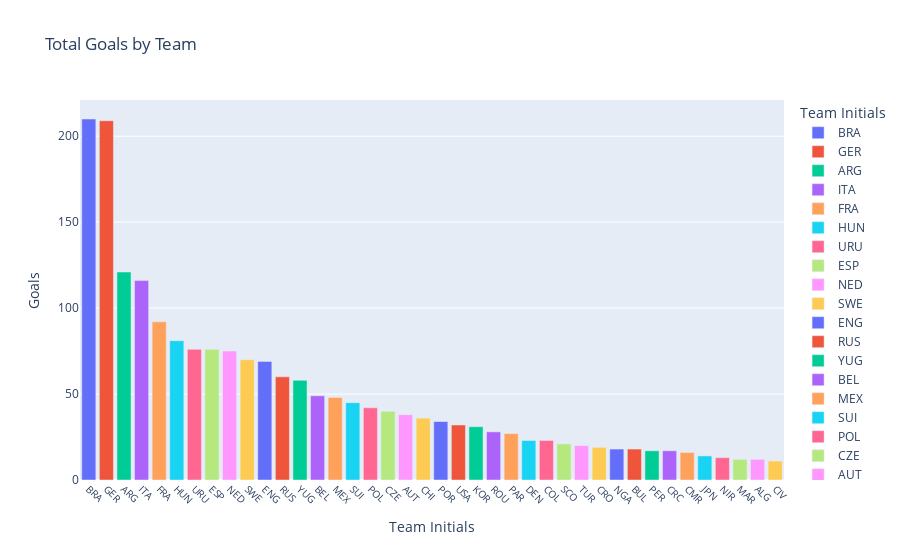

The code cell stored with this chart in its notebook:
### Code cell
team_goals = df_players.groupby('Team Initials')['Goals'].sum().reset_index()

# Filtering out teams with 0 goals
team_goals = team_goals[team_goals['Goals'] > 10]

# Sorting teams based on total goals in descending order
team_goals = team_goals.sort_values('Goals', ascending=False)

# Creating the bar chart using Plotly Express
fig = px.bar(team_goals, x='Team Initials', y='Goals', title='Total Goals by Team', color="Team Initials")
fig.update_layout(xaxis=dict(tickangle=45, tickfont=dict(size=10)))
fig.update_layout(bargap=0.2)


# Displaying the interactive chart
fig.show()

### Figure 1 — Plotly figure (JSON) as saved in the notebook; plotly's stock layout.template omitted (floating-point values rounded to 4 significant figures)
{"data": [{"alignmentgroup": "True", "hovertemplate": "Team Initials=%{x}<br>Goals=%{y}<extra></extra>", "legendgroup": "BRA", "marker": {"color": "#636efa", "pattern": {"shape": ""}}, "name": "BRA", "offsetgroup": "BRA", "orientation": "v", "showlegend": true, "textposition": "auto", "type": "bar", "x": ["BRA"], "xaxis": "x", "y": [210], "yaxis": "y"}, {"alignmentgroup": "True", "hovertemplate": "Team Initials=%{x}<br>Goals=%{y}<extra></extra>", "legendgroup": "GER", "marker": {"color": "#EF553B", "pattern": {"shape": ""}}, "name": "GER", "offsetgroup": "GER", "orientation": "v", "showlegend": true, "textposition": "auto", "type": "bar", "x": ["GER"], "xaxis": "x", "y": [209], "yaxis": "y"}, {"alignmentgroup": "True", "hovertemplate": "Team Initials=%{x}<br>Goals=%{y}<extra></extra>", "legendgroup": "ARG", "marker": {"color": "#00cc96", "pattern": {"shape": ""}}, "name": "ARG", "offsetgroup": "ARG", "orientation": "v", "showlegend": true, "textposition": "auto", "type": "bar", "x": ["ARG"], "xaxis": "x", "y": [121], "yaxis": "y"}, {"alignmentgroup": "True", "hovertemplate": "Team Initials=%{x}<br>Goals=%{y}<extra></extra>", "legendgroup": "ITA", "marker": {"color": "#ab63fa", "pattern": {"shape": ""}}, "name": "ITA", "offsetgroup": "ITA", "orientation": "v", "showlegend": true, "textposition": "auto", "type": "bar", "x": ["ITA"], "xaxis": "x", "y": [116], "yaxis": "y"}, {"alignmentgroup": "True", "hovertemplate": "Team Initials=%{x}<br>Goals=%{y}<extra></extra>", "legendgroup": "FRA", "marker": {"color": "#FFA15A", "pattern": {"shape": ""}}, "name": "FRA", "offsetgroup": "FRA", "orientation": "v", "showlegend": true, "textposition": "auto", "type": "bar", "x": ["FRA"], "xaxis": "x", "y": [92], "yaxis": "y"}, {"alignmentgroup": "True", "hovertemplate": "Team Initials=%{x}<br>Goals=%{y}<extra></extra>", "legendgroup": "HUN", "marker": {"color": "#19d3f3", "pattern": {"shape": ""}}, "name": "HUN", "offsetgroup": "HUN", "orientation": "v", "showlegend": true, "textposition": "auto", "type": "bar", "x": ["HUN"], "xaxis": "x", "y": [81], "yaxis": "y"}, {"alignmentgroup": "True", "hovertemplate": "Team Initials=%{x}<br>Goals=%{y}<extra></extra>", "legendgroup": "URU", "marker": {"color": "#FF6692", "pattern": {"shape": ""}}, "name": "URU", "offsetgroup": "URU", "orientation": "v", "showlegend": true, "textposition": "auto", "type": "bar", "x": ["URU"], "xaxis": "x", "y": [76], "yaxis": "y"}, {"alignmentgroup": "True", "hovertemplate": "Team Initials=%{x}<br>Goals=%{y}<extra></extra>", "legendgroup": "ESP", "marker": {"color": "#B6E880", "pattern": {"shape": ""}}, "name": "ESP", "offsetgroup": "ESP", "orientation": "v", "showlegend": true, "textposition": "auto", "type": "bar", "x": ["ESP"], "xaxis": "x", "y": [76], "yaxis": "y"}, {"alignmentgroup": "True", "hovertemplate": "Team Initials=%{x}<br>Goals=%{y}<extra></extra>", "legendgroup": "NED", "marker": {"color": "#FF97FF", "pattern": {"shape": ""}}, "name": "NED", "offsetgroup": "NED", "orientation": "v", "showlegend": true, "textposition": "auto", "type": "bar", "x": ["NED"], "xaxis": "x", "y": [75], "yaxis": "y"}, {"alignmentgroup": "True", "hovertemplate": "Team Initials=%{x}<br>Goals=%{y}<extra></extra>", "legendgroup": "SWE", "marker": {"color": "#FECB52", "pattern": {"shape": ""}}, "name": "SWE", "offsetgroup": "SWE", "orientation": "v", "showlegend": true, "textposition": "auto", "type": "bar", "x": ["SWE"], "xaxis": "x", "y": [70], "yaxis": "y"}, {"alignmentgroup": "True", "hovertemplate": "Team Initials=%{x}<br>Goals=%{y}<extra></extra>", "legendgroup": "ENG", "marker": {"color": "#636efa", "pattern": {"shape": ""}}, "name": "ENG", "offsetgroup": "ENG", "orientation": "v", "showlegend": true, "textposition": "auto", "type": "bar", "x": ["ENG"], "xaxis": "x", "y": [69], "yaxis": "y"}, {"alignmentgroup": "True", "hovertemplate": "Team Initials=%{x}<br>Goals=%{y}<extra></extra>", "legendgroup": "RUS", "marker": {"color": "#EF553B", "pattern": {"shape": ""}}, "name": "RUS", "offsetgroup": "RUS", "orientation": "v", "showlegend": true, "textposition": "auto", "type": "bar", "x": ["RUS"], "xaxis": "x", "y": [60], "yaxis": "y"}, {"alignmentgroup": "True", "hovertemplate": "Team Initials=%{x}<br>Goals=%{y}<extra></extra>", "legendgroup": "YUG", "marker": {"color": "#00cc96", "pattern": {"shape": ""}}, "name": "YUG", "offsetgroup": "YUG", "orientation": "v", "showlegend": true, "textposition": "auto", "type": "bar", "x": ["YUG"], "xaxis": "x", "y": [58], "yaxis": "y"}, {"alignmentgroup": "True", "hovertemplate": "Team Initials=%{x}<br>Goals=%{y}<extra></extra>", "legendgroup": "BEL", "marker": {"color": "#ab63fa", "pattern": {"shape": ""}}, "name": "BEL", "offsetgroup": "BEL", "orientation": "v", "showlegend": true, "textposition": "auto", "type": "bar", "x": ["BEL"], "xaxis": "x", "y": [49], "yaxis": "y"}, {"alignmentgroup": "True", "hovertemplate": "Team Initials=%{x}<br>Goals=%{y}<extra></extra>", "legendgroup": "MEX", "marker": {"color": "#FFA15A", "pattern": {"shape": ""}}, "name": "MEX", "offsetgroup": "MEX", "orientation": "v", "showlegend": true, "textposition": "auto", "type": "bar", "x": ["MEX"], "xaxis": "x", "y": [48], "yaxis": "y"}, {"alignmentgroup": "True", "hovertemplate": "Team Initials=%{x}<br>Goals=%{y}<extra></extra>", "legendgroup": "SUI", "marker": {"color": "#19d3f3", "pattern": {"shape": ""}}, "name": "SUI", "offsetgroup": "SUI", "orientation": "v", "showlegend": true, "textposition": "auto", "type": "bar", "x": ["SUI"], "xaxis": "x", "y": [45], "yaxis": "y"}, {"alignmentgroup": "True", "hovertemplate": "Team Initials=%{x}<br>Goals=%{y}<extra></extra>", "legendgroup": "POL", "marker": {"color": "#FF6692", "pattern": {"shape": ""}}, "name": "POL", "offsetgroup": "POL", "orientation": "v", "showlegend": true, "textposition": "auto", "type": "bar", "x": ["POL"], "xaxis": "x", "y": [42], "yaxis": "y"}, {"alignmentgroup": "True", "hovertemplate": "Team Initials=%{x}<br>Goals=%{y}<extra></extra>", "legendgroup": "CZE", "marker": {"color": "#B6E880", "pattern": {"shape": ""}}, "name": "CZE", "offsetgroup": "CZE", "orientation": "v", "showlegend": true, "textposition": "auto", "type": "bar", "x": ["CZE"], "xaxis": "x", "y": [40], "yaxis": "y"}, {"alignmentgroup": "True", "hovertemplate": "Team Initials=%{x}<br>Goals=%{y}<extra></extra>", "legendgroup": "AUT", "marker": {"color": "#FF97FF", "pattern": {"shape": ""}}, "name": "AUT", "offsetgroup": "AUT", "orientation": "v", "showlegend": true, "textposition": "auto", "type": "bar", "x": ["AUT"], "xaxis": "x", "y": [38], "yaxis": "y"}, {"alignmentgroup": "True", "hovertemplate": "Team Initials=%{x}<br>Goals=%{y}<extra></extra>", "legendgroup": "CHI", "marker": {"color": "#FECB52", "pattern": {"shape": ""}}, "name": "CHI", "offsetgroup": "CHI", "orientation": "v", "showlegend": true, "textposition": "auto", "type": "bar", "x": ["CHI"], "xaxis": "x", "y": [36], "yaxis": "y"}, {"alignmentgroup": "True", "hovertemplate": "Team Initials=%{x}<br>Goals=%{y}<extra></extra>", "legendgroup": "POR", "marker": {"color": "#636efa", "pattern": {"shape": ""}}, "name": "POR", "offsetgroup": "POR", "orientation": "v", "showlegend": true, "textposition": "auto", "type": "bar", "x": ["POR"], "xaxis": "x", "y": [34], "yaxis": "y"}, {"alignmentgroup": "True", "hovertemplate": "Team Initials=%{x}<br>Goals=%{y}<extra></extra>", "legendgroup": "USA", "marker": {"color": "#EF553B", "pattern": {"shape": ""}}, "name": "USA", "offsetgroup": "USA", "orientation": "v", "showlegend": true, "textposition": "auto", "type": "bar", "x": ["USA"], "xaxis": "x", "y": [32], "yaxis": "y"}, {"alignmentgroup": "True", "hovertemplate": "Team Initials=%{x}<br>Goals=%{y}<extra></extra>", "legendgroup": "KOR", "marker": {"color": "#00cc96", "pattern": {"shape": ""}}, "name": "KOR", "offsetgroup": "KOR", "orientation": "v", "showlegend": true, "textposition": "auto", "type": "bar", "x": ["KOR"], "xaxis": "x", "y": [31], "yaxis": "y"}, {"alignmentgroup": "True", "hovertemplate": "Team Initials=%{x}<br>Goals=%{y}<extra></extra>", "legendgroup": "ROU", "marker": {"color": "#ab63fa", "pattern": {"shape": ""}}, "name": "ROU", "offsetgroup": "ROU", "orientation": "v", "showlegend": true, "textposition": "auto", "type": "bar", "x": ["ROU"], "xaxis": "x", "y": [28], "yaxis": "y"}, {"alignmentgroup": "True", "hovertemplate": "Team Initials=%{x}<br>Goals=%{y}<extra></extra>", "legendgroup": "PAR", "marker": {"color": "#FFA15A", "pattern": {"shape": ""}}, "name": "PAR", "offsetgroup": "PAR", "orientation": "v", "showlegend": true, "textposition": "auto", "type": "bar", "x": ["PAR"], "xaxis": "x", "y": [27], "yaxis": "y"}, {"alignmentgroup": "True", "hovertemplate": "Team Initials=%{x}<br>Goals=%{y}<extra></extra>", "legendgroup": "DEN", "marker": {"color": "#19d3f3", "pattern": {"shape": ""}}, "name": "DEN", "offsetgroup": "DEN", "orientation": "v", "showlegend": true, "textposition": "auto", "type": "bar", "x": ["DEN"], "xaxis": "x", "y": [23], "yaxis": "y"}, {"alignmentgroup": "True", "hovertemplate": "Team Initials=%{x}<br>Goals=%{y}<extra></extra>", "legendgroup": "COL", "marker": {"color": "#FF6692", "pattern": {"shape": ""}}, "name": "COL", "offsetgroup": "COL", "orientation": "v", "showlegend": true, "textposition": "auto", "type": "bar", "x": ["COL"], "xaxis": "x", "y": [23], "yaxis": "y"}, {"alignmentgroup": "True", "hovertemplate": "Team Initials=%{x}<br>Goals=%{y}<extra></extra>", "legendgroup": "SCO", "marker": {"color": "#B6E880", "pattern": {"shape": ""}}, "name": "SCO", "offsetgroup": "SCO", "orientation": "v", "showlegend": true, "textposition": "auto", "type": "bar", "x": ["SCO"], "xaxis": "x", "y": [21], "yaxis": "y"}, {"alignmentgroup": "True", "hovertemplate": "Team Initials=%{x}<br>Goals=%{y}<extra></extra>", "legendgroup": "TUR", "marker": {"color": "#FF97FF", "pattern": {"shape": ""}}, "name": "TUR", "offsetgroup": "TUR", "orientation": "v", "showlegend": true, "textposition": "auto", "type": "bar", "x": ["TUR"], "xaxis": "x", "y": [20], "yaxis": "y"}, {"alignmentgroup": "True", "hovertemplate": "Team Initials=%{x}<br>Goals=%{y}<extra></extra>", "legendgroup": "CRO", "marker": {"color": "#FECB52", "pattern": {"shape": ""}}, "name": "CRO", "offsetgroup": "CRO", "orientation": "v", "showlegend": true, "textposition": "auto", "type": "bar", "x": ["CRO"], "xaxis": "x", "y": [19], "yaxis": "y"}, {"alignmentgroup": "True", "hovertemplate": "Team Initials=%{x}<br>Goals=%{y}<extra></extra>", "legendgroup": "NGA", "marker": {"color": "#636efa", "pattern": {"shape": ""}}, "name": "NGA", "offsetgroup": "NGA", "orientation": "v", "showlegend": true, "textposition": "auto", "type": "bar", "x": ["NGA"], "xaxis": "x", "y": [18], "yaxis": "y"}, {"alignmentgroup": "True", "hovertemplate": "Team Initials=%{x}<br>Goals=%{y}<extra></extra>", "legendgroup": "BUL", "marker": {"color": "#EF553B", "pattern": {"shape": ""}}, "name": "BUL", "offsetgroup": "BUL", "orientation": "v", "showlegend": true, "textposition": "auto", "type": "bar", "x": ["BUL"], "xaxis": "x", "y": [18], "yaxis": "y"}, {"alignmentgroup": "True", "hovertemplate": "Team Initials=%{x}<br>Goals=%{y}<extra></extra>", "legendgroup": "PER", "marker": {"color": "#00cc96", "pattern": {"shape": ""}}, "name": "PER", "offsetgroup": "PER", "orientation": "v", "showlegend": true, "textposition": "auto", "type": "bar", "x": ["PER"], "xaxis": "x", "y": [17], "yaxis": "y"}, {"alignmentgroup": "True", "hovertemplate": "Team Initials=%{x}<br>Goals=%{y}<extra></extra>", "legendgroup": "CRC", "marker": {"color": "#ab63fa", "pattern": {"shape": ""}}, "name": "CRC", "offsetgroup": "CRC", "orientation": "v", "showlegend": true, "textposition": "auto", "type": "bar", "x": ["CRC"], "xaxis": "x", "y": [17], "yaxis": "y"}, {"alignmentgroup": "True", "hovertemplate": "Team Initials=%{x}<br>Goals=%{y}<extra></extra>", "legendgroup": "CMR", "marker": {"color": "#FFA15A", "pattern": {"shape": ""}}, "name": "CMR", "offsetgroup": "CMR", "orientation": "v", "showlegend": true, "textposition": "auto", "type": "bar", "x": ["CMR"], "xaxis": "x", "y": [16], "yaxis": "y"}, {"alignmentgroup": "True", "hovertemplate": "Team Initials=%{x}<br>Goals=%{y}<extra></extra>", "legendgroup": "JPN", "marker": {"color": "#19d3f3", "pattern": {"shape": ""}}, "name": "JPN", "offsetgroup": "JPN", "orientation": "v", "showlegend": true, "textposition": "auto", "type": "bar", "x": ["JPN"], "xaxis": "x", "y": [14], "yaxis": "y"}, {"alignmentgroup": "True", "hovertemplate": "Team Initials=%{x}<br>Goals=%{y}<extra></extra>", "legendgroup": "NIR", "marker": {"color": "#FF6692", "pattern": {"shape": ""}}, "name": "NIR", "offsetgroup": "NIR", "orientation": "v", "showlegend": true, "textposition": "auto", "type": "bar", "x": ["NIR"], "xaxis": "x", "y": [13], "yaxis": "y"}, {"alignmentgroup": "True", "hovertemplate": "Team Initials=%{x}<br>Goals=%{y}<extra></extra>", "legendgroup": "MAR", "marker": {"color": "#B6E880", "pattern": {"shape": ""}}, "name": "MAR", "offsetgroup": "MAR", "orientation": "v", "showlegend": true, "textposition": "auto", "type": "bar", "x": ["MAR"], "xaxis": "x", "y": [12], "yaxis": "y"}, {"alignmentgroup": "True", "hovertemplate": "Team Initials=%{x}<br>Goals=%{y}<extra></extra>", "legendgroup": "ALG", "marker": {"color": "#FF97FF", "pattern": {"shape": ""}}, "name": "ALG", "offsetgroup": "ALG", "orientation": "v", "showlegend": true, "textposition": "auto", "type": "bar", "x": ["ALG"], "xaxis": "x", "y": [12], "yaxis": "y"}, {"alignmentgroup": "True", "hovertemplate": "Team Initials=%{x}<br>Goals=%{y}<extra></extra>", "legendgroup": "CIV", "marker": {"color": "#FECB52", "pattern": {"shape": ""}}, "name": "CIV", "offsetgroup": "CIV", "orientation": "v", "showlegend": true, "textposition": "auto", "type": "bar", "x": ["CIV"], "xaxis": "x", "y": [11], "yaxis": "y"}], "layout": {"bargap": 0.2, "barmode": "relative", "legend": {"title": {"text": "Team Initials"}, "tracegroupgap": 0}, "title": {"text": "Total Goals by Team"}, "xaxis": {"anchor": "y", "categoryarray": ["BRA", "GER", "ARG", "ITA", "FRA", "HUN", "URU", "ESP", "NED", "SWE", "ENG", "RUS", "YUG", "BEL", "MEX", "SUI", "POL", "CZE", "AUT", "CHI", "POR", "USA", "KOR", "ROU", "PAR", "DEN", "COL", "SCO", "TUR", "CRO", "NGA", "BUL", "PER", "CRC", "CMR", "JPN", "NIR", "MAR", "ALG", "CIV"], "categoryorder": "array", "domain": [0, 1], "tickangle": 45, "tickfont": {"size": 10}, "title": {"text": "Team Initials"}}, "yaxis": {"anchor": "x", "domain": [0, 1], "title": {"text": "Goals"}}}}
